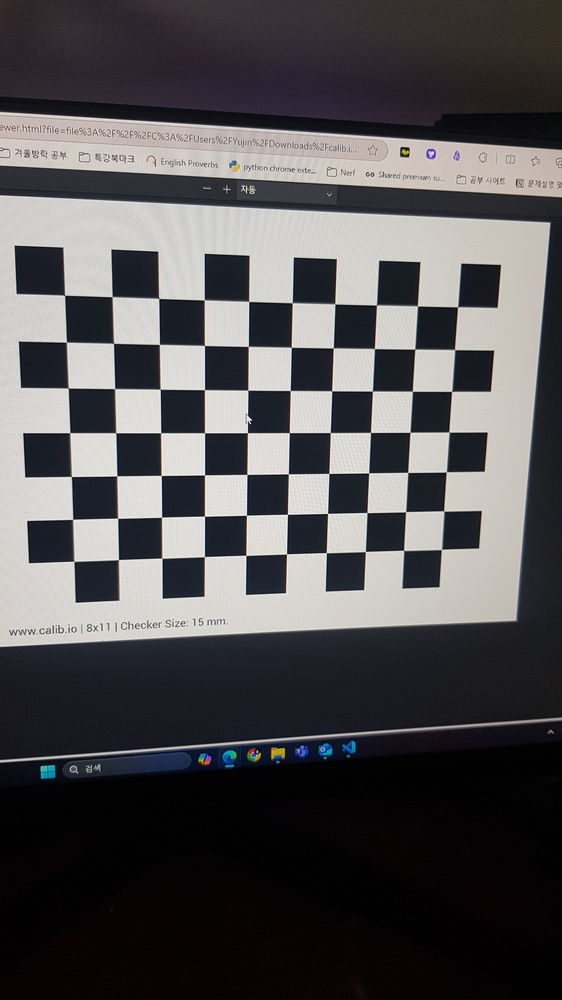
#> input picture calibration_images/KakaoTalk_20250129_170954621.jpg, 562 x 1000 px, shrunk from 1440 x 2560 before the run; its folder holds only this picture in this run
$ python calib.py
#> lines starting #> are read from the running program, lines starting #| are printed output that depends on the picture
import cv2
import numpy as np
import glob

# 체스보드의 내부 코너 수 (가로, 세로) → 실제 체스보드와 일치하는지 확인!
chessboard_size = (8, 11)

# 종료 기준 설정
criteria = (cv2.TERM_CRITERIA_EPS + cv2.TERM_CRITERIA_MAX_ITER, 30, 0.001)

# 3D 점 생성 (체스보드의 실제 좌표)
objp = np.zeros((chessboard_size[0] * chessboard_size[1], 3), np.float32)
objp[:, :2] = np.mgrid[0:chessboard_size[0], 0:chessboard_size[1]].T.reshape(-1, 2)

# 이미지 포인트와 객체 포인트 저장 리스트
objpoints = []  # 3D 점
imgpoints = []  # 2D 점

# 캘리브레이션 이미지 경로 확인
images = glob.glob('*.jpg')
if not images:
    print("경고: calibration_images 폴더에 이미지가 없습니다.")
    exit()

# 이미지 처리 루프
for idx, fname in enumerate(images):
    img = cv2.imread(fname)
#> img is the input picture: shape (1000, 562, 3); mean B, G, R 82.6, 80.8, 82.7
    if img is None:
        print(f"경고: {fname} 이미지를 읽을 수 없습니다.")
        continue

    gray = cv2.cvtColor(img, cv2.COLOR_BGR2GRAY)
    gray = cv2.GaussianBlur(gray, (5,5), 0)  # 노이즈 제거
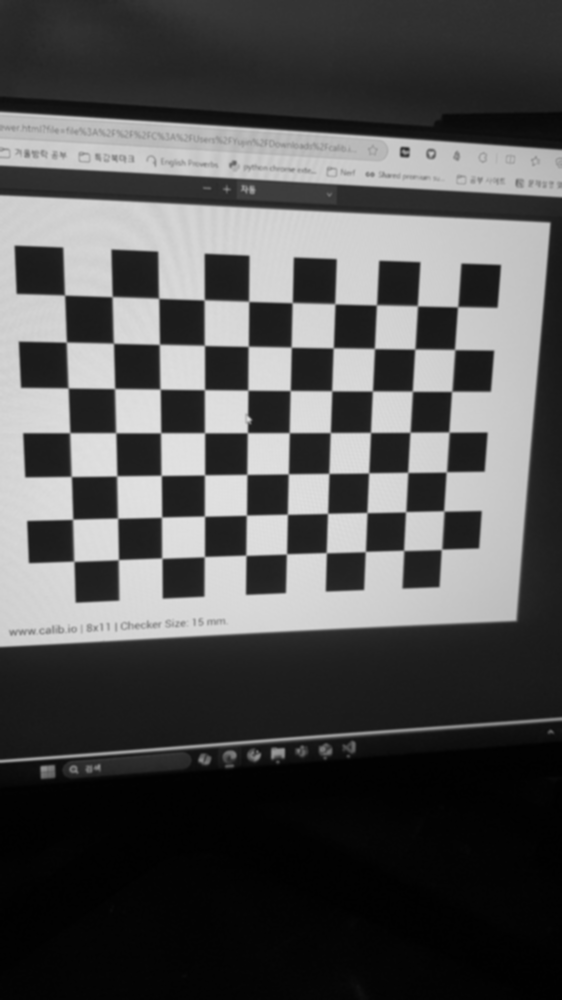
#> gray: shape (1000, 562); min 0, max 226, mean 81.5
    gray = cv2.equalizeHist(gray)  # 명암 대비 개선
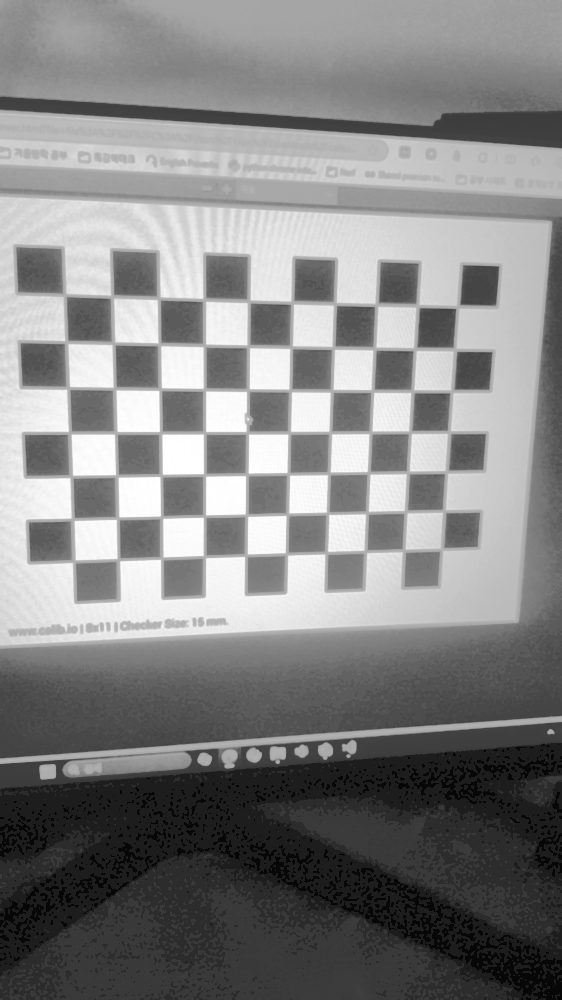
#> gray: shape (1000, 562); min 0, max 255, mean 130.5

    # 체스보드 코너 찾기
    ret, corners = cv2.findChessboardCorners(gray, chessboard_size, None)
#> ret = False; corners = None

    if ret:
        # 코너 위치 개선
        corners2 = cv2.cornerSubPix(gray, corners, (11, 11), (-1, -1), criteria)
        objpoints.append(objp)
        imgpoints.append(corners2)

        # 코너 시각화 (디버깅용)
        cv2.drawChessboardCorners(img, chessboard_size, corners2, ret)
        cv2.imshow(f'Chessboard Corners - Image {idx}', img)
        cv2.waitKey(500)  # 0.5초 대기
    else:
        print(f"경고: {fname}에서 체스보드 코너를 찾지 못했습니다.")

cv2.destroyAllWindows()

# 캘리브레이션 수행 전 검증
if len(objpoints) == 0:
    print("오류: 캘리브레이션을 위한 유효한 이미지가 없습니다.")
    exit()
#> (the program exits here)

$ run again, on calibration_images/KakaoTalk_20250129_170954621_04.jpg
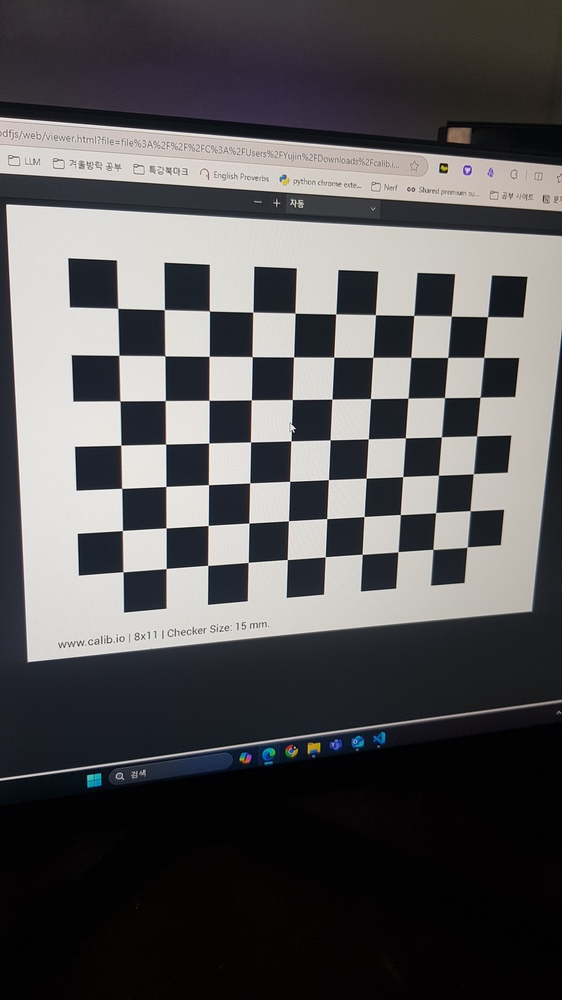
#> input picture calibration_images/KakaoTalk_20250129_170954621_04.jpg, 562 x 1000 px, shrunk from 1440 x 2560 before the run
#> img is the input picture: shape (1000, 562, 3); mean B, G, R 85.5, 84.1, 85.4
#> `gray = cv2.equalizeHist(gray)`:
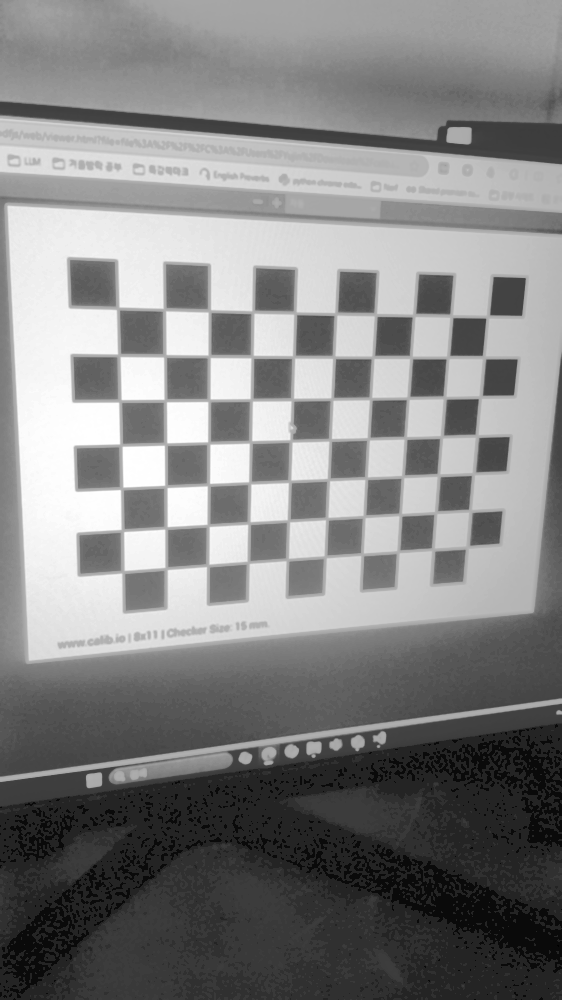
#> gray: shape (1000, 562); min 0, max 255, mean 130.4
#> ret = False; corners = None

$ run again, on calibration_images/KakaoTalk_20250129_170954621_05.jpg
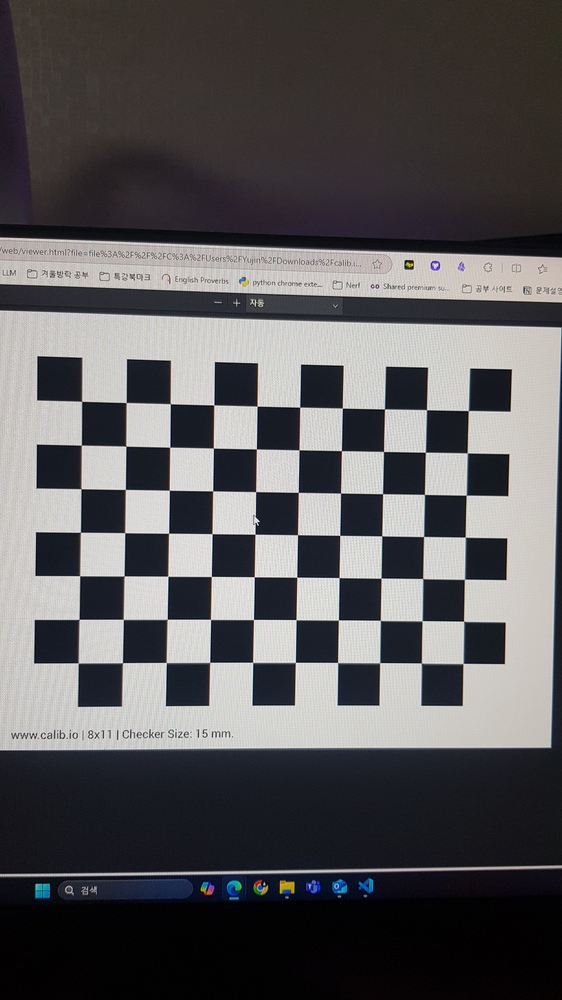
#> input picture calibration_images/KakaoTalk_20250129_170954621_05.jpg, 562 x 1000 px, shrunk from 1440 x 2560 before the run
#> img is the input picture: shape (1000, 562, 3); mean B, G, R 89.9, 88.2, 89.6
#> `gray = cv2.GaussianBlur(gray, (5,5), 0)`:
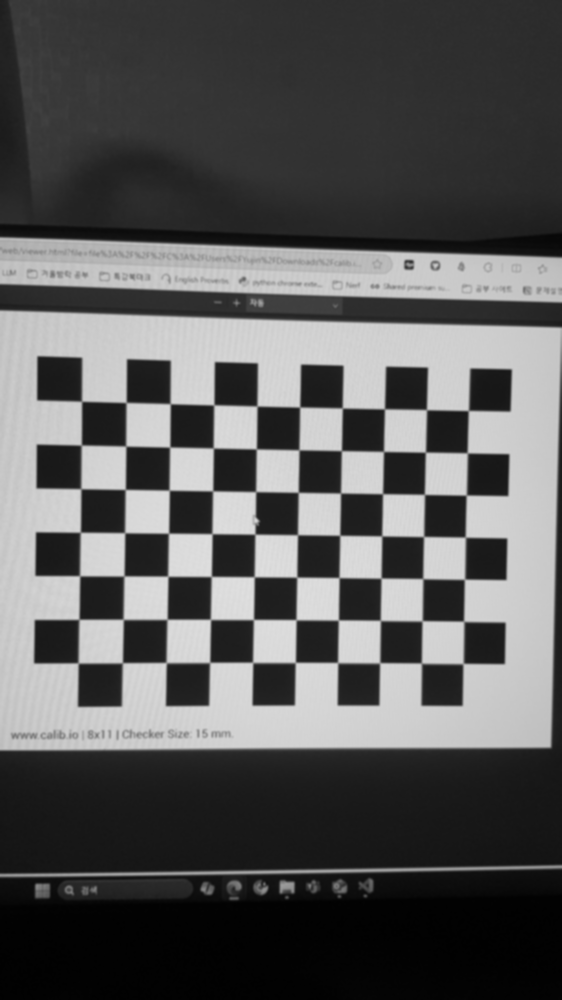
#> gray: shape (1000, 562); min 1, max 223, mean 88.8
#> `gray = cv2.equalizeHist(gray)`:
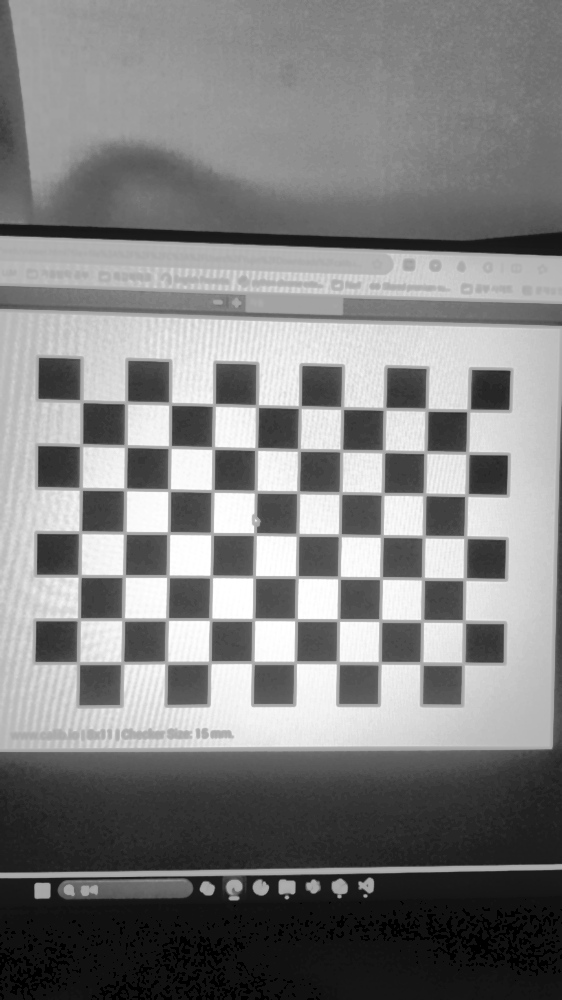
#> gray: shape (1000, 562); min 0, max 255, mean 127.4
#> ret = False; corners = None

$ run again, on calibration_images/KakaoTalk_20250129_170954621_06.jpg
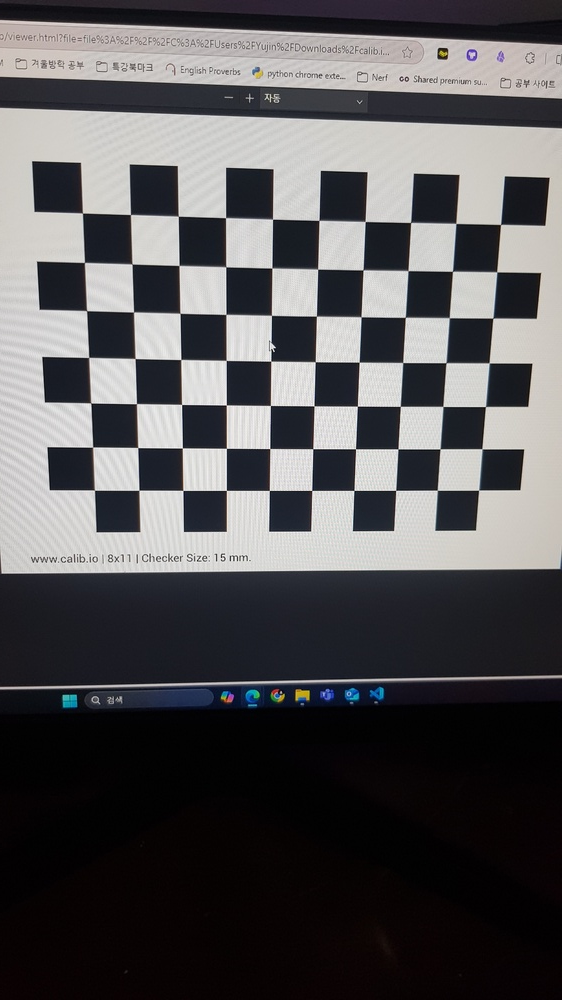
#> input picture calibration_images/KakaoTalk_20250129_170954621_06.jpg, 562 x 1000 px, shrunk from 1440 x 2560 before the run
#> img is the input picture: shape (1000, 562, 3); mean B, G, R 87, 85.1, 86.4
#> `gray = cv2.GaussianBlur(gray, (5,5), 0)`:
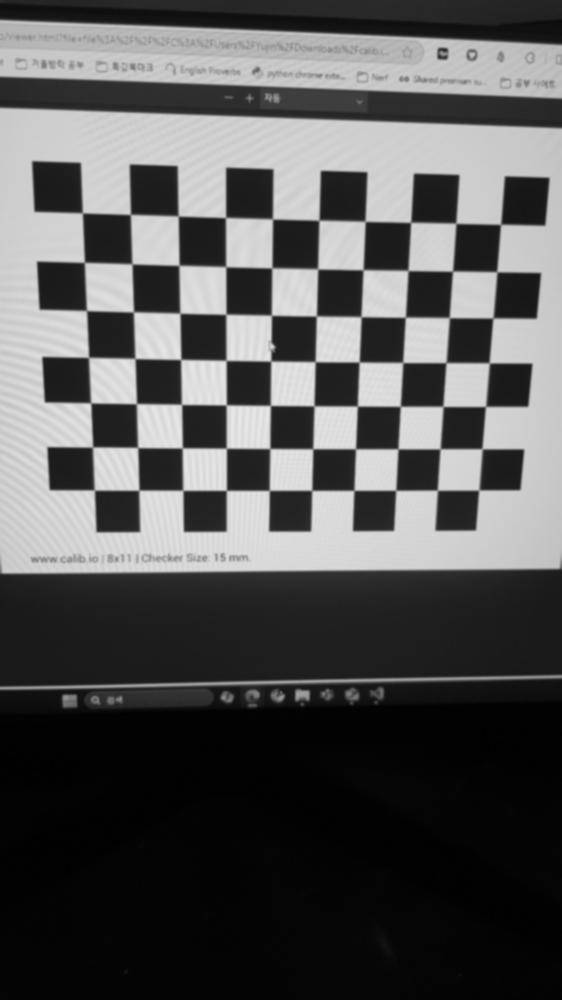
#> gray: shape (1000, 562); min 1, max 231, mean 85.8
#> `gray = cv2.equalizeHist(gray)`:
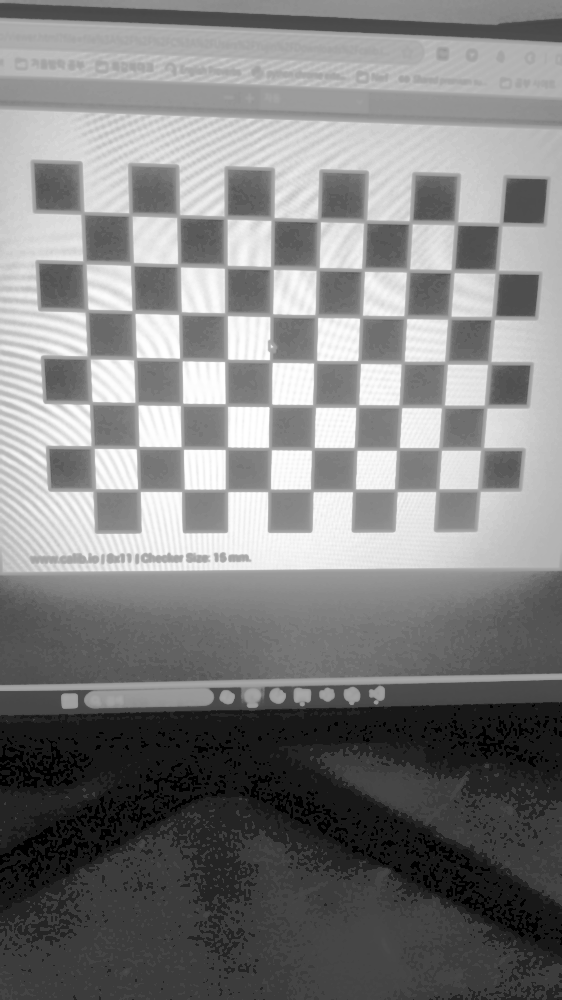
#> gray: shape (1000, 562); min 0, max 255, mean 128.4
#> ret = False; corners = None

$ run again, on calibration_images/KakaoTalk_20250129_170954621_01.jpg
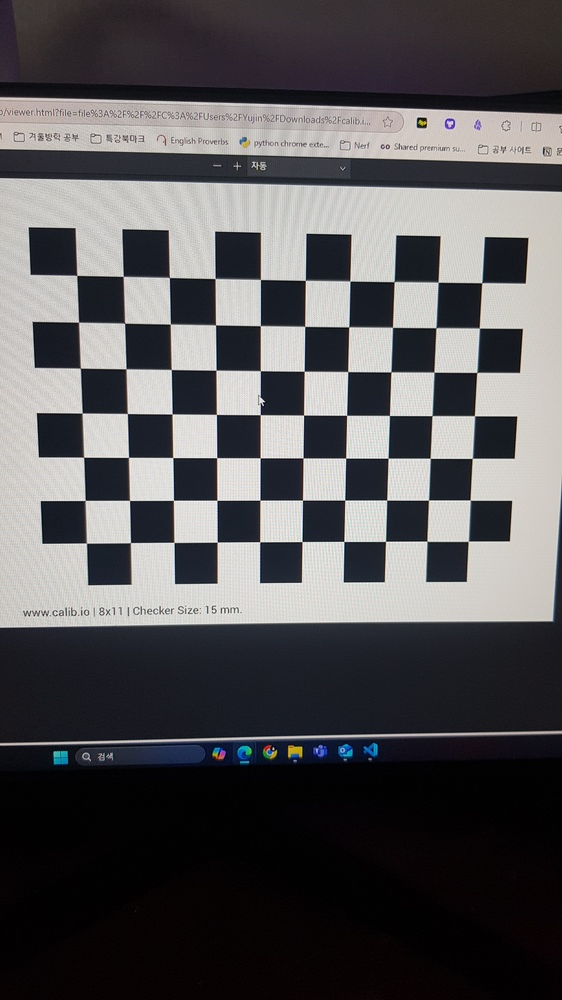
#> input picture calibration_images/KakaoTalk_20250129_170954621_01.jpg, 562 x 1000 px, shrunk from 1440 x 2560 before the run
#> img is the input picture: shape (1000, 562, 3); mean B, G, R 87.2, 85.2, 86.5
#> `gray = cv2.GaussianBlur(gray, (5,5), 0)`:
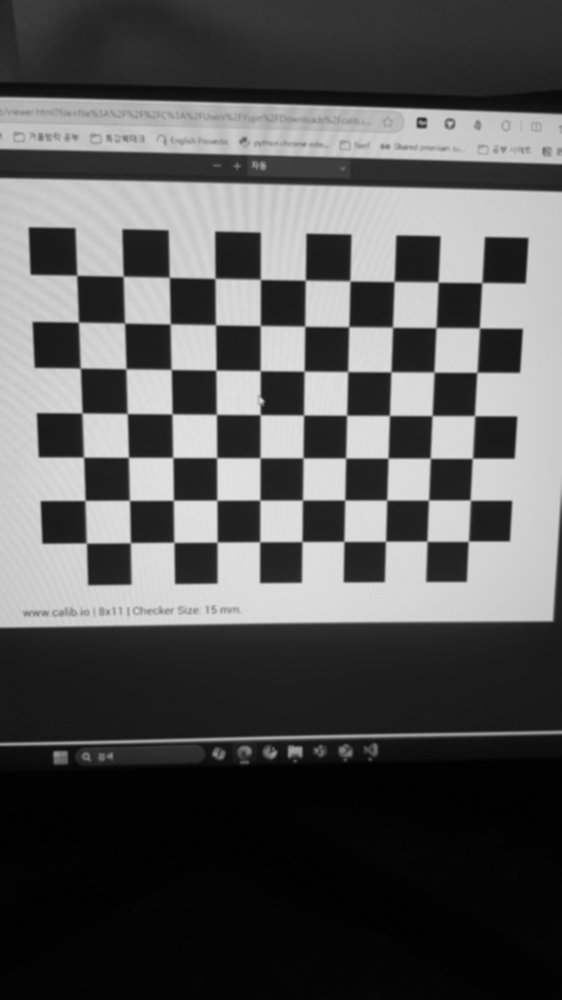
#> gray: shape (1000, 562); min 1, max 226, mean 85.9
#> `gray = cv2.equalizeHist(gray)`:
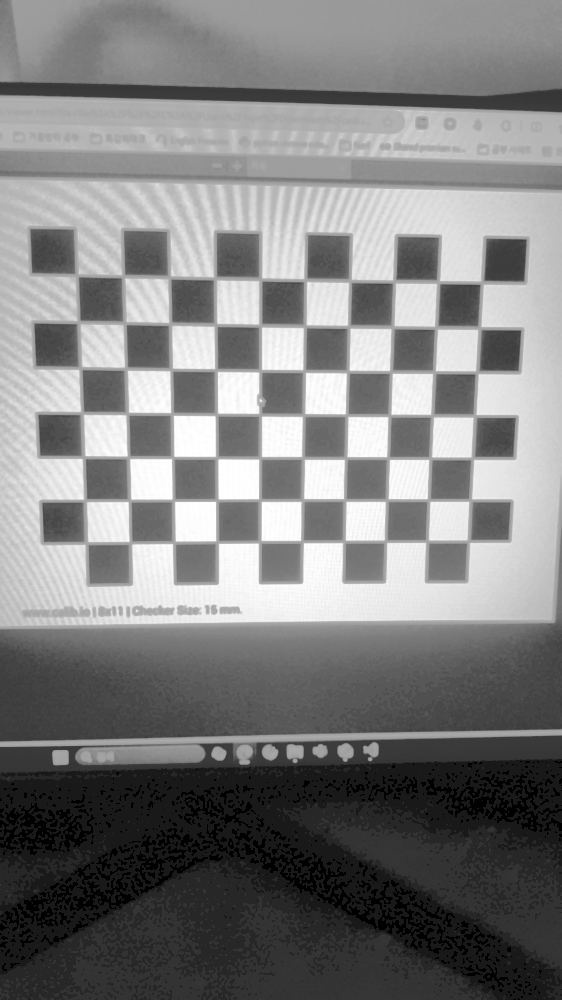
#> gray: shape (1000, 562); min 0, max 255, mean 126.5
#> ret = False; corners = None
